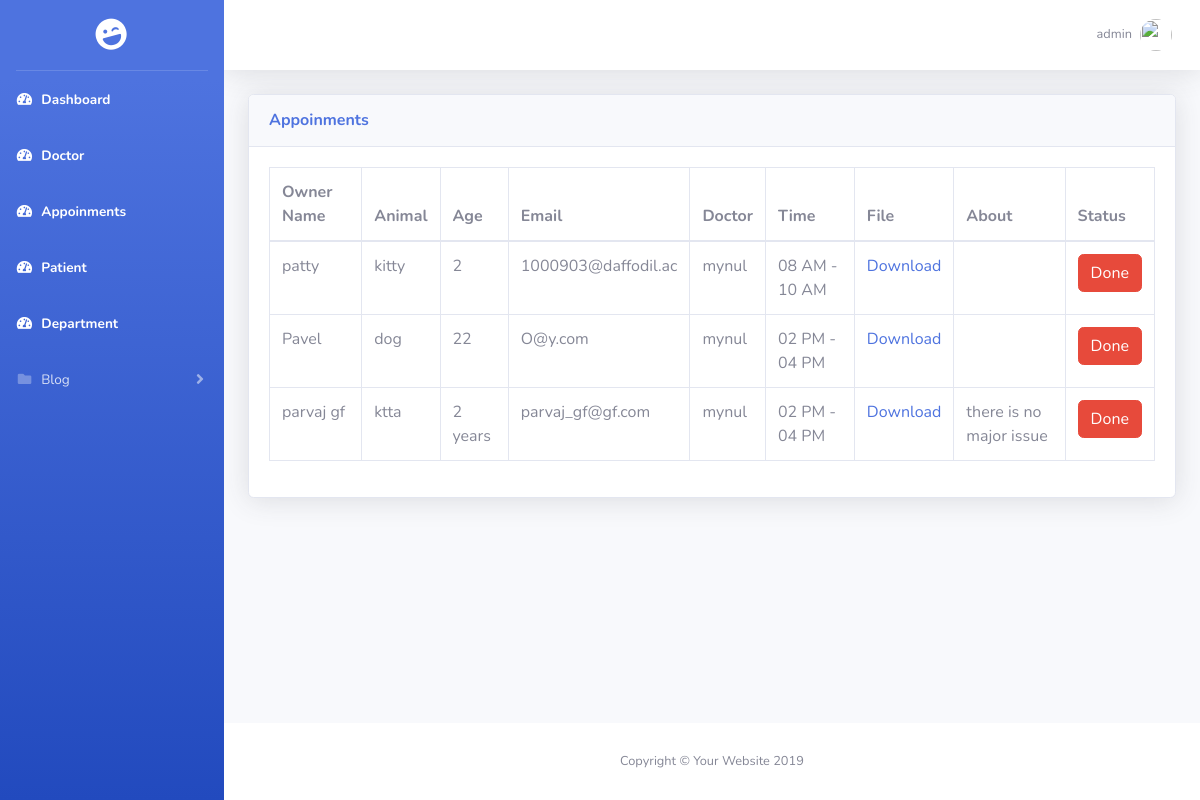
Screenshot of /dashboard/appoinment.php (signed in) with the database file from the repository.
### tables this page shows
CREATE TABLE `appoinment` (
  `id` int(11) NOT NULL,
  `owner` varchar(100) NOT NULL,
  `animal` varchar(100) NOT NULL,
  `age` varchar(100) NOT NULL,
  `email` varchar(100) NOT NULL,
  `doctor` varchar(100) NOT NULL,
  `time` varchar(100) NOT NULL,
  `file` varchar(100) NOT NULL,
  `about` text NOT NULL,
  `status` int(11) NOT NULL DEFAULT '0'
);

CREATE TABLE `users` (
  `id` int(10) NOT NULL,
  `fname` varchar(50) NOT NULL,
  `lname` varchar(50) NOT NULL,
  `phone` int(100) NOT NULL,
  `email` varchar(100) NOT NULL,
  `typeu` varchar(50) NOT NULL,
  `about` text,
  `status` int(10) NOT NULL DEFAULT '0',
  `depart` int(11) DEFAULT NULL,
  `upp` varchar(255) DEFAULT NULL,
  `pass` varchar(50) NOT NULL
);

### dashboard/appoinment.php (the view)
<?php include "part/header.php"; ?>
<div class="container-fluid">
  <div class="card shadow mb-4">
            <div class="card-header py-3">
              <h6 class="m-0 font-weight-bold text-primary">Appoinments</h6>
            </div>
            <div class="card-body">
              <div class="table-responsive">
                <table class="table table-bordered" id="dataTable" width="100%" cellspacing="0">
                  <thead>
                    <tr>
                      <th>Owner Name</th>
                      <th>Animal</th>
                      <th>Age</th>
                      <th>Email</th>
                      <th>Doctor</th>
                      <th>Time</th>
                      <th>File</th>
                      <th>About</th>
                      <th>Status</th>
                    </tr>
                  </thead>
                  <tbody>
     <?php
     $query = "SELECT * FROM appoinment WHERE status='0'";
     $qres = mysqli_query($conn, $query);
     if($qres){
         while($res = $qres->fetch_assoc()){ ?>
                    <tr>
                      <td><?php echo $res['owner'] ?></td>
                      <td><?php echo $res['animal'] ?></td>
                      <td><?php echo $res['age'] ?></td>
                      <td><?php echo $res['email'] ?></td>
                      <td>
                      <?php
                       $did = $res['doctor'] ;
                       $dq = "SELECT * FROM users WHERE typeu='Doctor' AND id='$did'";
                      $resd = mysqli_query($conn, $dq)->fetch_assoc();
                      echo $resd['fname'] ;
                      ?>
                      </td>
                      <td><?php echo $res['time'] ?></td>
                      <td>  <a href="../<?php echo $res['file'] ?>">Download</a></td>
                      <td><?php echo $res['about'] ?></td>
                      <td><?php
                      if($res['status'] == 0){?>
                    <a class="btn btn-danger text-white">Done</a>
                <?php      } ?></td>
                    </tr>
                  <?php
         }}
                  ?>
                    </tbody>
                </table>
              </div>
            </div>
          </div>
        </div>
</div>
<?php include "part/footer.php" ?>

### rows the page displays
appoinment: owner "patty", animal "kitty", age "2", email "1000903@daffodil.ac", users.fname "mynul", time "08 AM - 10 AM", status "Done"
appoinment: owner "Pavel", animal "dog", age "22", email "O@y.com", users.fname "mynul", time "02 PM - 04 PM", status "Done"
appoinment: owner "parvaj gf", animal "ktta", age "2 years", email "parvaj_gf@gf.com", users.fname "mynul", time "02 PM - 04 PM", about "there is no major issue", status "Done"

### other values shown
$_SESSION["admin"] "admin"
